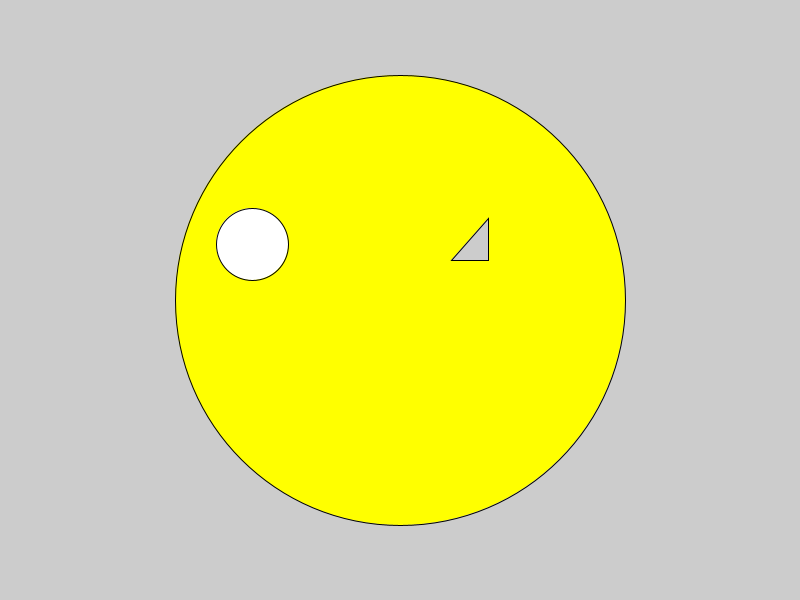
Frame 1 (no input)
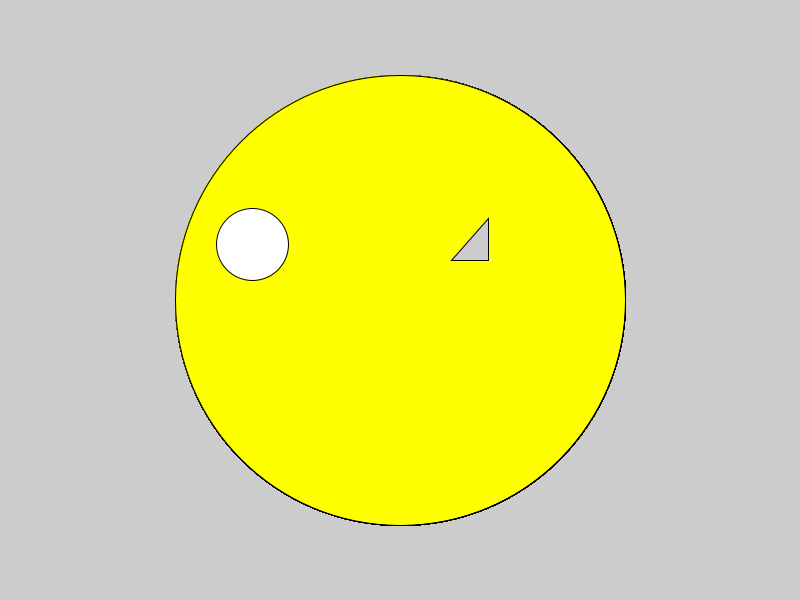
Frame 60 (the mouse pressed at the canvas centre just before this capture)
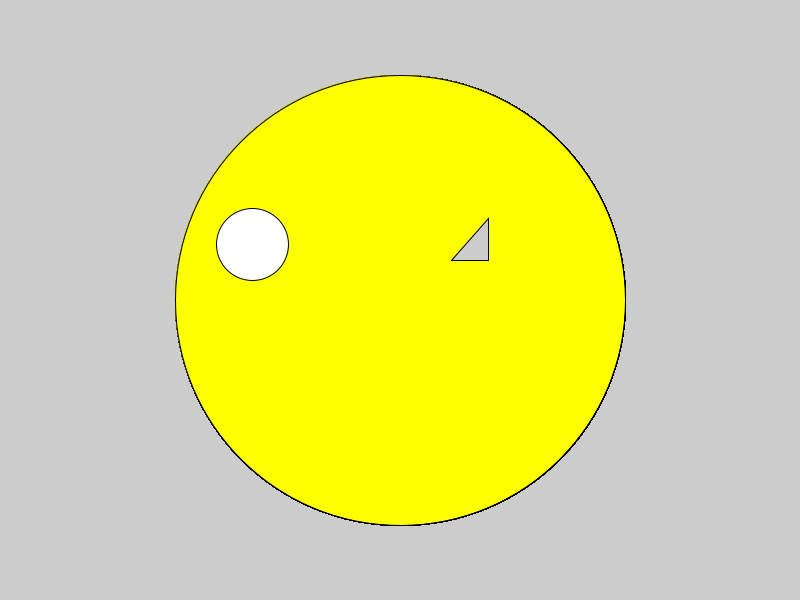
Frame 120 (the mouse held since frame 60 and released just before this capture)

The Processing sketch that drew these frames (run headless with seeded random() and noise(); from frame 60 on, the mouse is pressed at the canvas centre):

// Processing sketch: PracticeGame
// ── PracticeGame.pde
void setup(){
    size(800,600);

}

void draw(){
    fill(255,255,0);
    circle(400, 300, 450);

    fill(204);
    triangle(488, 218, 451, 260, 488, 260); 

    fill(255);
    ellipse(252, 244, 72, 72);

}
